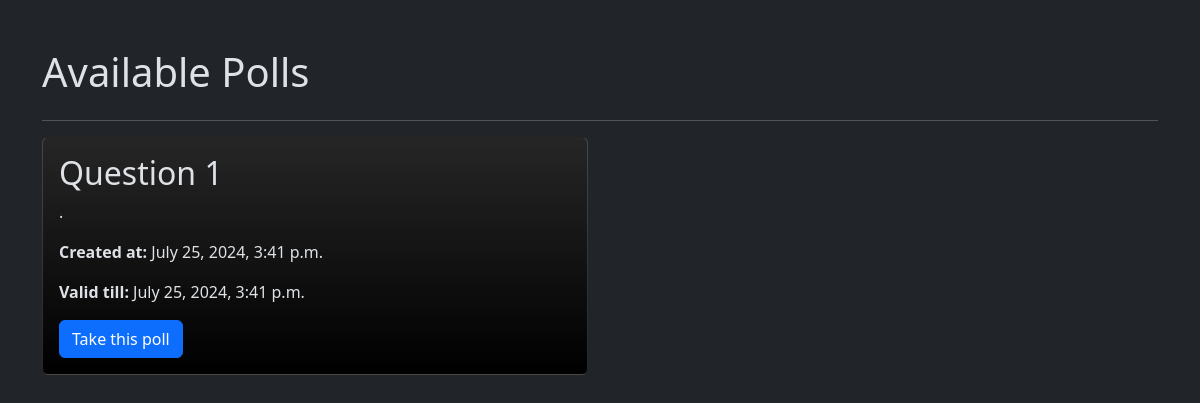
Before: / with the older database file.
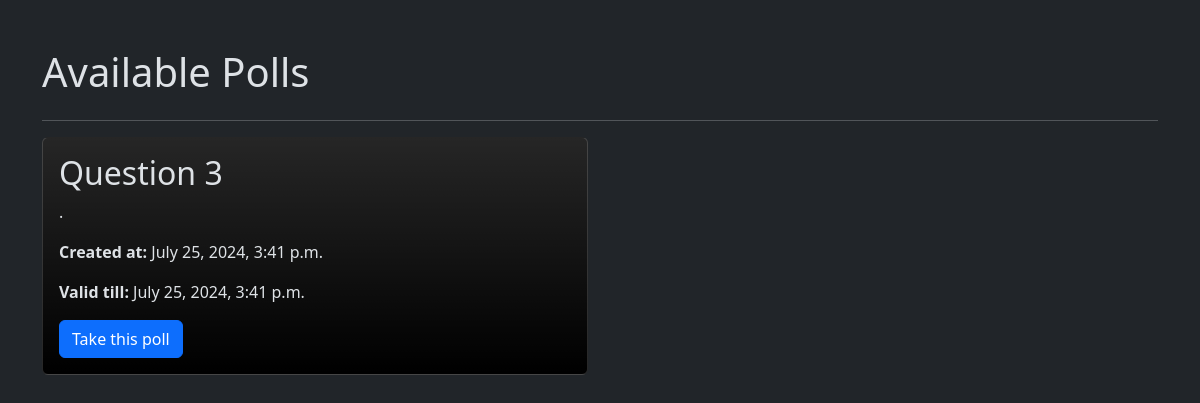
After: the same page with the newer database file.
### home/models.py (models this page shows, shortened)
class Poll(models.Model):
    title = models.CharField(max_length=200)
    description = models.TextField()
    created_at = models.DateTimeField(auto_now_add=True)
    valid_till = models.DateTimeField()
    quiz_visible = models.BooleanField(default=False)
    quiz_complete =  models.BooleanField(default=False)

### home/views.py (the view)
# urls.py: path('', views.index, name='index'),
def index(request):
    polls = Poll.objects.all()
    responses = Response.objects.order_by('submit_time','-score')
    return render(request, 'polls/index.html', {'polls': polls, 'responses':responses})

### home/templates/polls/index.html (shortened to what this page needs)
{% extends "layout.html" %}
{% block content %}
<div class="container mt-5">
    <h1 class="mb-4">Available Polls</h1>
    <hr>
    <div class="row">
        {% for poll in polls %}
            {% if poll.quiz_visible %}
                <div class="col-md-6">
                    <div class="card mb-4 bg-black bg-gradient">
                        <div class="card-body">
                            <h2 class="card-title">{{ poll.title }}</h2>
                            <p class="card-text">{{ poll.description }}</p>
                            <p><strong>Created at:</strong> {{ poll.created_at }}</p>
                            <p><strong>Valid till:</strong> {{ poll.valid_till }}</p>
                            <a href="{% url 'poll_detail' poll.id %}" class="btn btn-primary">Take this poll</a>
                        </div>
                    </div>
                </div>
            {% endif %}
        {% empty %}
            <div class="col-12">
                <p>No quizzes found</p>
            </div>
        {% endfor %}
    </div>
</div>
{% endblock %}

Changed rows visible on the page:
no longer on this page (row edited): Poll: title "Question 1", description ".", created_at "July 25, 2024, 3:41 p.m.", valid_till "July 25, 2024, 3:41 p.m."
now on this page (row edited): Poll: title "Question 3", description ".", created_at "July 25, 2024, 3:41 p.m.", valid_till "July 25, 2024, 3:41 p.m."
